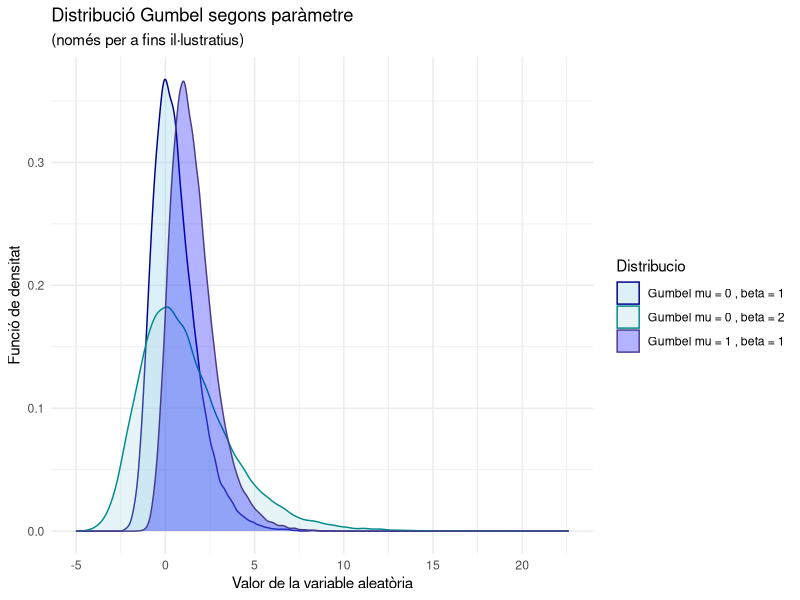
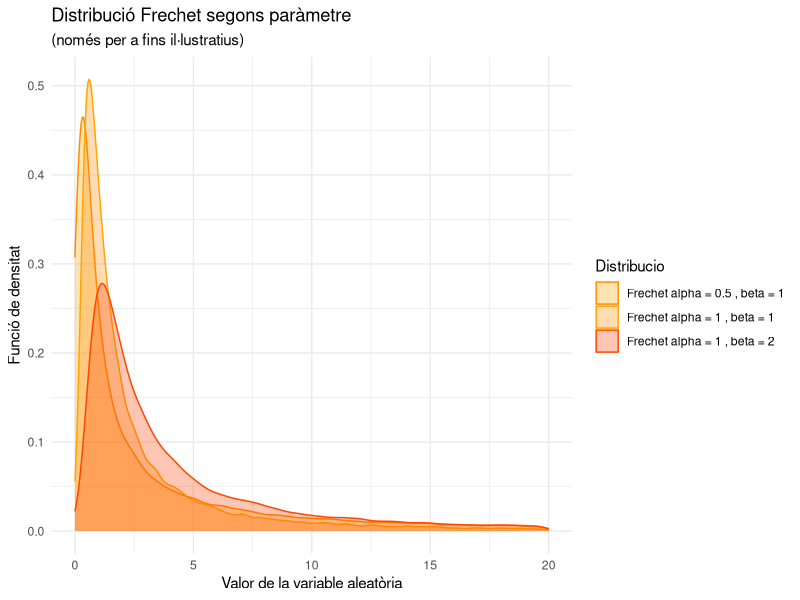
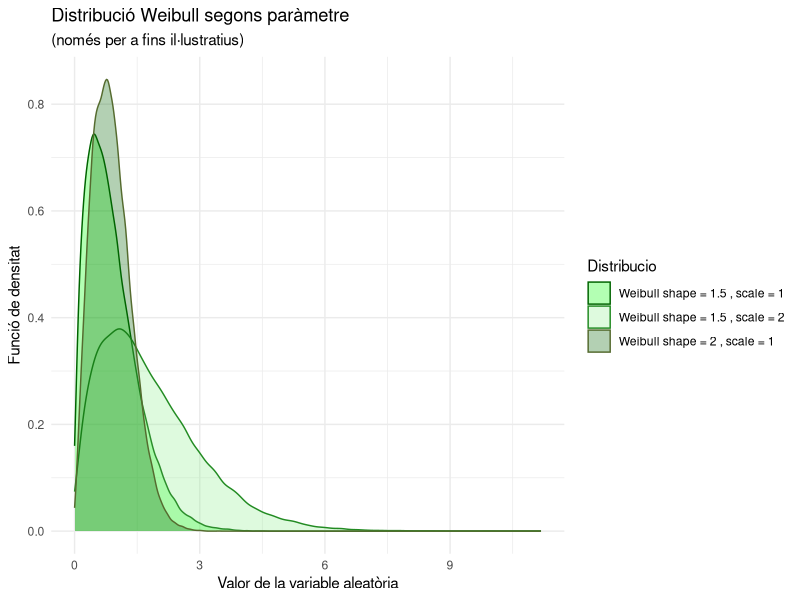

Write the R code that produced these figures, in order.
library(ggplot2)
library(ggfortify)
library(VGAM)

set.seed(1714)

ParametresGumbel <- list(
  list(mu = 0, beta = 1),
  list(mu = 0, beta = 2),
  list(mu = 1, beta = 1))

ParametresFrechet <- list(
  list(alpha = 0.5, beta = 1),
  list(alpha = 1, beta = 1),
  list(alpha = 1, beta = 2))


ParametresWeibull <- list(
  list(shape = 1.5, scale = 1),
  list(shape = 2, scale = 1),
  list(shape = 1.5, scale = 2))

n <- 50000

SimulaGumbel <- function(mu, beta, n) {
  rgumbel(n, location = mu, scale = beta)
}

SimulaFrechet <- function(alpha, beta, n) {
  rfrechet(n, shape = alpha, scale = beta)
}

SimulaWeibull <- function(shape, scale, n) {
  rweibull(n, shape = shape, scale = scale)
}

LlistaGumbel <- lapply(ParametresGumbel, function(p) {
  data.frame(Valor = SimulaGumbel(p$mu, p$beta, n), 
             Distribucio = paste("Gumbel", "mu =", p$mu, ", beta =", p$beta))
})
DfGumbel <- do.call(rbind, LlistaGumbel)

LlistaFrechet <- lapply(ParametresFrechet, function(p) {
  data.frame(Valor = SimulaFrechet(p$alpha, p$beta, n),
             Distribucio = paste("Frechet", "alpha =", p$alpha, ", beta =", p$beta))
})
DfFrechet <- do.call(rbind, LlistaFrechet)

LlistaWeibull <- lapply(ParametresWeibull, function(p) {
  data.frame(Valor = SimulaWeibull(p$shape, p$scale, n),
             Distribucio = paste("Weibull", "shape =", p$shape, ", scale =", p$scale))
})
DfWeibull <- do.call(rbind, LlistaWeibull)

PlotGumbel <- ggplot(DfGumbel, aes(x = Valor, color = Distribucio, fill = Distribucio)) +
  geom_density(alpha = 0.3) +
  labs(title = "Distribució Gumbel segons paràmetre",
       subtitle = "(només per a fins il·lustratius)",
       x = "Valor de la variable aleatòria", y = "Funció de densitat") +
  theme_minimal() +
  scale_fill_manual(values = c("skyblue", "lightblue", "blue")) +
  scale_color_manual(values = c("darkblue", "darkcyan", "darkslateblue"))

PlotFrechet <- ggplot(DfFrechet, aes(x = Valor, color = Distribucio, fill = Distribucio)) +
  geom_density(alpha = 0.3) +
  labs(title = "Distribució Frechet segons paràmetre",
       subtitle = "(només per a fins il·lustratius)",
       x = "Valor de la variable aleatòria", y = "Funció de densitat") +
  theme_minimal() +
  scale_fill_manual(values = c("orange", "darkorange", "orangered")) +
  scale_color_manual(values = c("darkorange", "orange", "orangered"))+
  xlim(0, 20)

PlotWeibull <- ggplot(DfWeibull, aes(x = Valor, color = Distribucio, fill = Distribucio)) +
  geom_density(alpha = 0.3) +
  labs(title = "Distribució Weibull segons paràmetre",
       subtitle = "(només per a fins il·lustratius)",
       x = "Valor de la variable aleatòria", y = "Funció de densitat") +
  theme_minimal() +
  scale_fill_manual(values = c("green", "lightgreen", "darkgreen")) +
  scale_color_manual(values = c("darkgreen", "forestgreen", "darkolivegreen"))



PlotGumbel
PlotFrechet
PlotWeibull
